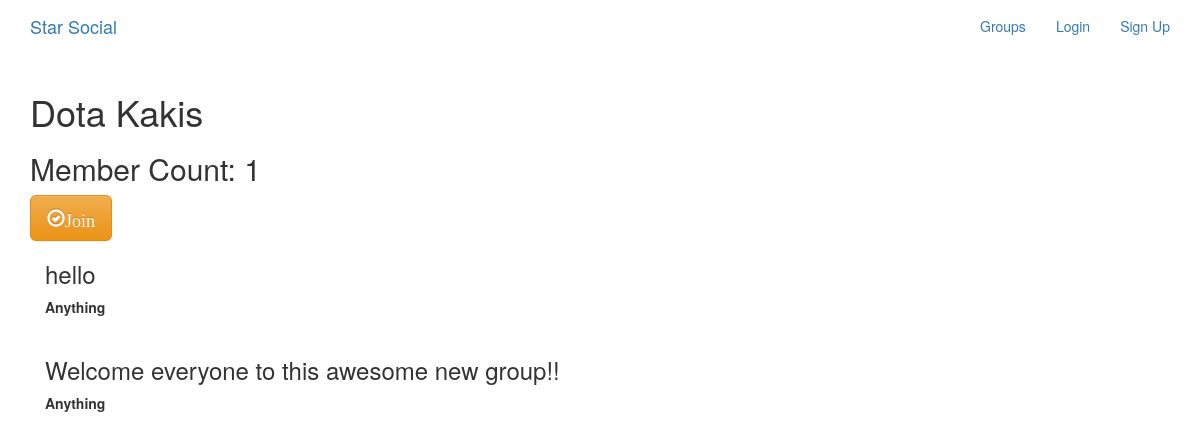
Page /groups/posts/in/dota-kakis/ on the committed database.
### groups/models.py (models this page shows, shortened)
class Group(models.Model):
    name = models.CharField(max_length=255,unique=True)
    slug = models.SlugField(allow_unicode=True,unique=True)
    description = models.TextField(blank=True,default='')
    description_html = models.TextField(editable=False,default='',blank=True)
    members = models.ManyToManyField(User,through='GroupMember')
    class Meta:
        ordering = ['name']

### posts/models.py (models this page shows, shortened)
class Post(models.Model):
    user = models.ForeignKey(User,related_name='posts',on_delete=models.CASCADE)
    created_at = models.DateTimeField(auto_now=True)
    message = models.TextField()
    message_html = models.TextField(editable=False)
    group = models.ForeignKey(Group,related_name='posts',null=True,blank=True,on_delete=models.CASCADE)
    class Meta:
        ordering = ['-created_at']
        unique_together = ['user','message']

### groups/views.py (the view)
# urls.py: path('posts/in/<slug>/',views.SingleGroup.as_view(),name="single"),
class SingleGroup(generic.DetailView):
    model = Group

### groups/templates/groups/group_detail.html
{% extends "groups/group_base.html" %}
{% block pregroup %}
<h1> {{ group.name }}</h1>
<h2>Member Count: {{group.members.count}}</h2>
<div class="content">
  {% if user in group.members.all %}
  <a href="{% url 'groups:leave' slug=group.slug %}" class='btn btn-lg btn-fill btn-warning'>
    <span class="glyphicon glyphicon-remove-circle">Leave</span>
  </a>
  {% else %}
  <a href="{% url 'groups:join' slug=group.slug %}" class='btn btn-lg btn-fill btn-warning'>
    <span class="glyphicon glyphicon-ok-circle">Join</span>
  </a>
  {% endif %}
</div>
{%endblock%}
{% block group_content %}
<div class="col-md-8">
    {% if group.posts.count == 0 %}
    <h2>No posts in this group yet!</h2>
    {% else %}
      {% for post in group.posts.all %}
      {% include "posts/_post.html"%}
      {% endfor %}
      {% endif %}
</div>
{% endblock %}

### posts/templates/posts/_post.html (shortened to what this page needs)
<div class="post media">
  <h3>{{post.message_html|safe}}</h3>
  <div class="media-body">
    <strong>{{post.user.username}}</strong>
  </div>
</div>

### rows in the picture
Group: name "Dota Kakis", members.count "1"
Post: message_html "hello", user.username "Anything"
Post: message_html "Welcome everyone to this awesome new group!!", user.username "Anything"
